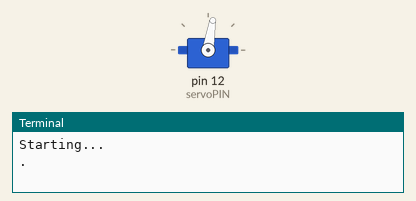
This program was run on a simulated Raspberry Pi (header pin numbers). On the bench: servo, the last lines printed to the terminal. Random numbers come from a fixed seed; servo angles are drawn from the pulse width (0.5 ms = 0°, 2.5 ms = 180°).

Above: at 15.1 s.
At 122.1 s:
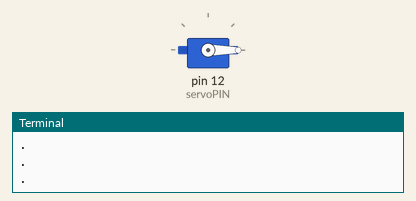
Timing chart, 0 to 123.6 s (numbered marks = the images above):
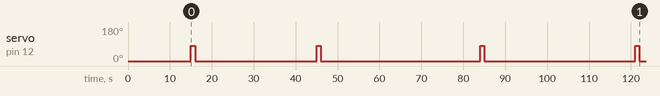

Measured:
- by itself, servo on pin 12 (servoPIN): 0° → 81° at 15.0 s, → 0° 1.0 s later, → 81° 29.0 s later, → 0° 1.0 s later, … (8 changes in this stretch)

The program:

servo_mg995.py
```python
import RPi.GPIO as GPIO
from time import sleep
from random import randint

servoPIN = 12
GPIO.setmode(GPIO.BOARD)
GPIO.setup(servoPIN, GPIO.OUT)

pwm = GPIO.PWM(servoPIN, 50)

pwm.start(0)  # Initialization


def SetAngle(angle):
    duty = angle / 18 + 2
    GPIO.output(servoPIN, True)
    pwm.ChangeDutyCycle(duty)
    sleep(1)
    GPIO.output(servoPIN, False)
    pwm.ChangeDutyCycle(0)


SetAngle(0)
print("Starting...")
try:
    while True:
        print(".")
        sleep(randint(10, 40))

        SetAngle(90)
        SetAngle(0)

except KeyboardInterrupt:
    pwm.stop()
    GPIO.cleanup()
    print("Bye")
```
